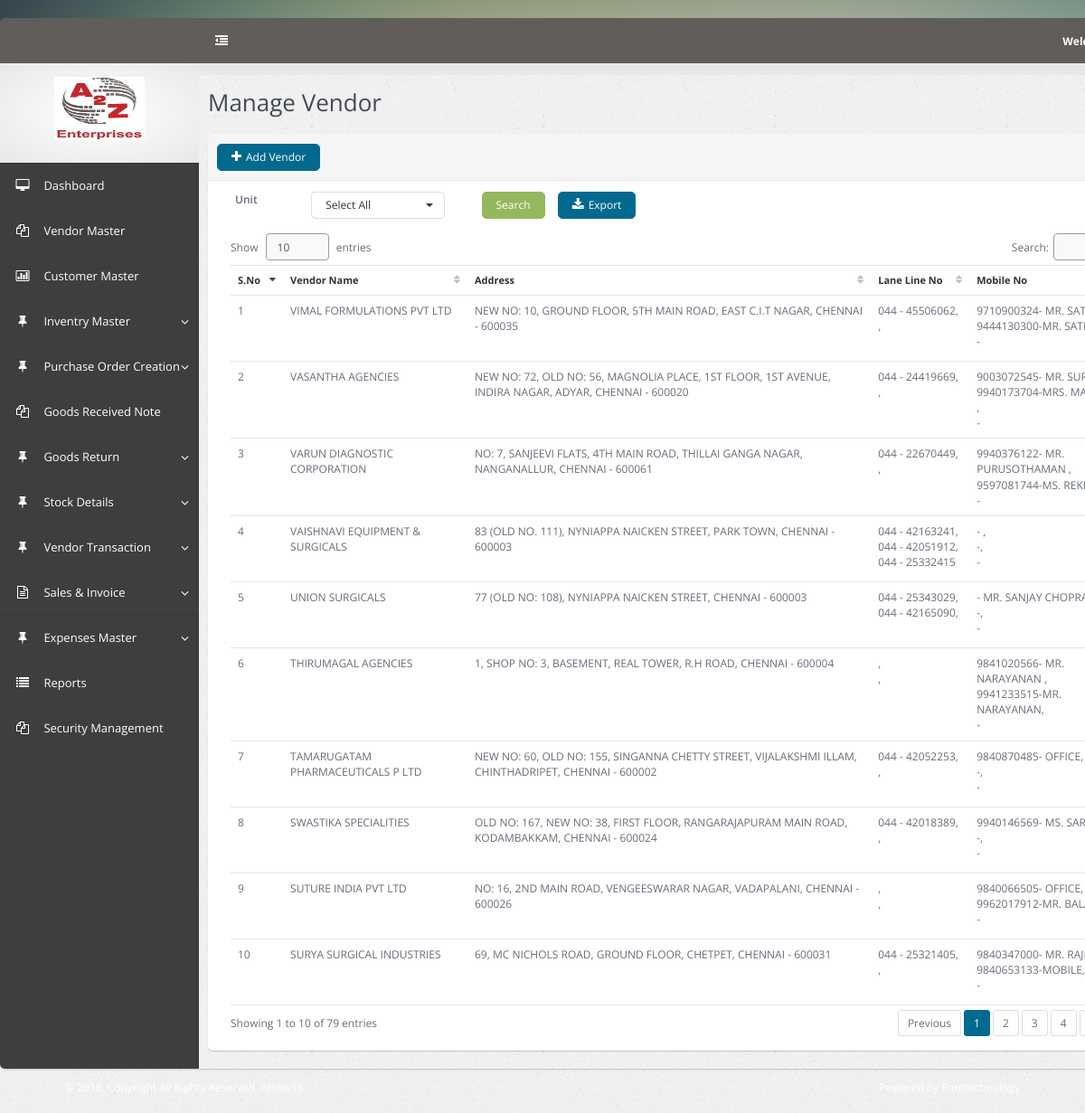
Page /index.php/seller on the committed database.
### tables this page shows
CREATE TABLE IF NOT EXISTS `tbl_vendor` (
  `vendor_id` int(11) NOT NULL AUTO_INCREMENT,
  `vendor_name` varchar(200) DEFAULT NULL,
  `v_period` varchar(200) DEFAULT '0',
  `address` varchar(300) DEFAULT NULL,
  `account_no` varchar(30) DEFAULT NULL,
  `bank_name` varchar(30) DEFAULT NULL,
  `bank_branch` varchar(30) DEFAULT NULL,
  `ifsc_code` varchar(30) DEFAULT NULL,
  `company_panno` varchar(30) DEFAULT NULL,
  `aadhar_no` varchar(30) DEFAULT NULL,
  `reference_det` varchar(50) DEFAULT NULL,
  `email1` varchar(30) DEFAULT NULL,
  `email2` varchar(30) DEFAULT NULL,
  `email3` varchar(30) DEFAULT NULL,
  `website` varchar(30) DEFAULT NULL,
  `lane_line1` varchar(20) DEFAULT NULL,
  `lane_line2` varchar(20) DEFAULT NULL,
  `lane_line3` varchar(20) DEFAULT NULL,
  `mobile_no1` varchar(20) DEFAULT NULL,
  `contact_person1` varchar(30) DEFAULT NULL,
  `mobile_no2` varchar(20) DEFAULT NULL,
  `contact_person2` varchar(30) DEFAULT NULL,
  `mobile_no3` varchar(20) DEFAULT NULL,
  `contact_person3` varchar(30) DEFAULT NULL,
  `dr_reg_no` varchar(30) DEFAULT NULL,
  `reg_id` varchar(30) DEFAULT NULL,
  `gst_no` varchar(30) DEFAULT NULL,
  `tin_no` varchar(30) DEFAULT NULL,
  `cst_no` varchar(30) DEFAULT NULL,
  `drug_lisence1` varchar(30) DEFAULT NULL,
  `drug_lisence2` varchar(30) DEFAULT NULL,
  `tax_type` varchar(20) DEFAULT NULL,
  PRIMARY KEY (`vendor_id`)
);

### application/controllers/Seller.php (called while the page is built, shortened)
<?php
class Seller extends CI_Controller
{
	public function __construct()
	{
		  $this->load->library('session');
		  $this->load->model('Seller_model');
		  $this->load->model('Storage_model');
	 }
	public function index(){
     if($this->input->post())
		{
			$inps = $this->input->post();
		}
		else
		{
			$inps = '';
		}
		$query = $this->Seller_model->get_all_vendor($inps);
		if($query){
			$data['vendor'] =  $query;
		} else {
			$data['vendor'] =  '';
		}
		$data['title'] = 'View All Vendor :: A2Z ';
		$data['inps'] = $inps;
		if($query){
			$data['list'] =  $query;
		} else {
			$data['list'] =  '';
		}
		$this->load->view('sellerlist', $data);
	}
}

### index.php (called while the page is built, shortened)
<?php
require_once BASEPATH.'core/CodeIgniter.php';

### application/helpers/myfunctions_helper.php (called while the page is built, shortened)
<?php
	if (!function_exists('active_link')){
		function active_link($controller) {
			$CI =& get_instance();
			$class = $CI->router->fetch_class();
			return ($class == $controller) ? 'active' : '';
		}
	}

### application/models/Seller_model.php (called while the page is built, shortened)
<?php if ( ! defined('BASEPATH')) exit('No direct script access allowed');
class Seller_model extends CI_Model {
	  function get_all_vendor($inps){
		$this->db->select('*')->from('tbl_vendor');
		 $this->db->order_by('vendor_id','desc');
        $query = $this->db->get();
		return $query->result_array();
	 }
}

### application/views/sellerlist.php (the view, shortened to what this page needs)
<!DOCTYPE html>
<html lang="en">
<head>
<?php $this->load->view('include_css'); ?>
</head>
<body onUnload="return CheckBrowser();">
  <?php $this->load->view('menu_navigation'); ?>
               <div class="page-title">
                    <h2>Manage Vendor</h2>
                </div>
                 <div class="page-content-wrap">
                  <div class="row">
                    <div class="col-md-12">
                      <div class="panel panel-default">
                        <div class="panel-heading">
                          <a href="<?php echo base_url('index.php/Seller/add_vendor'); ?>">
                          <button class="btn btn-primary"><span class="fa fa-plus"></span>Add Vendor</button></a>
                        </div>
                          <form action="<?=$this->config->item('base_url')?>index.php/Seller" method="post" enctype="multipart/form-data" >
                               <div class="col-md-12" style="margin-top: 12px;">
                               <div class="col-md-3">
                                <div class="form-group">
                                    <label class="col-md-4 control-label">Unit</label>
                                    <div class="col-md-8">
                                                        <select id="vendor" name="vendor_id" class="form-control selectpicker"  data-live-search="true" data-live-search-placeholder="Search" data-actions-box="true">
                                                         <option value=''>Select All</option>
                                                            </select>
                                    </div>
                                </div>
                                </div>
                           <div class="col-md-3">
                                <div class="form-group">
                                <div class="col-md-4">
                                        <input type="submit" name="search" class="btn btn-success" value="Search" /></div>
                                      <div class="col-md-4"><button type="submit" name="export" class="btn btn-primary"><span class="fa fa-download"></span>Export</button>
                                    </div>
                                </div>
                                </div>
                            <div class="col-md-12">
                                </div>
                                    </form>
                        <div class="panel-body">
                          <div class="table-responsive">
                            <table class="table datatable">
                             <thead>
                              <tr>
                                <th>S.No</th>
                                <th>Vendor Name</th>
                                <th>Address</th>
                                <th>Lane Line No </th>
                                <th>Mobile No  </th>
                              </tr>
						   </thead>
                        <tbody>
                          <?php if(is_array($vendor) && count($vendor) ) {
                          $cnt=1;
                          foreach($vendor as $loop){
                          ?>
						                   <tr>
    							              <td><?php echo $cnt; $cnt++; ?></td>
                                <td><?php echo strtoupper($loop['vendor_name']) ; ?></td>
                                <td><?php echo strtoupper($loop['address']) ; ?></td>
                                <td><?php echo strtoupper($loop['lane_line1']) ; ?><?php echo ','?><br><?php echo strtoupper($loop['lane_line2']) ; ?><?php echo ','?><br><?php echo strtoupper($loop['lane_line3']) ; ?></td>
                                <td><?php echo strtoupper($loop['mobile_no1']) ; ?>- <?php echo strtoupper($loop['contact_person1']) ; ?><?php echo ','?><br><?php echo strtoupper($loop['mobile_no2']) ; ?>-<?php echo strtoupper($loop['contact_person2'] ) ; ?><?php echo ','?><br><?php echo strtoupper($loop['mobile_no3']) ; ?>-<?php echo strtoupper($loop['contact_person3']) ; ?>
                               </td>
											</tr>
											<?php }} ?>
										</tbody>
                                        </table>
                                    </div>
                                </div>
                            </div>
                          </div>
                    </div>
                    </div>
            </div>
         </div>
     <?php $this->load->view('include_js'); ?>
</body>
</html>

### application/views/include_css.php (shortened to what this page needs)
 <link rel="stylesheet" type="text/css" id="theme" href="<?php echo base_url('assets/css/theme-default.css'); ?>"/>
  <link href="<?php echo base_url('assets/css/bootstrap-select.css'); ?>" rel="stylesheet">
  </head>
<body class="page-container-boxed">

### application/views/menu_navigation.php (shortened to what this page needs)
<?php $session_data = $this->session->all_userdata(); $methodname = $this->router->fetch_method();  $classname= $this->router->fetch_class(); $cls_mtd = $classname.'/'.$methodname;
?>
       <div class="page-container">
        <div class="page-sidebar">
               <ul class="x-navigation">
                   <li class="xn-logo">
                       <a href="<?php echo base_url('index.php/Dashboard'); ?>">A2Z</a>
                   </li>
                   <li class="xn-profile">
                       <div class="profile">
                           <div class="profile-image">
                               <img src="<?php echo base_url() ?>logo/logo.jpg" width="70" height="70">
                           </div>
                       </div>
                   </li>
                   <li class="<?php echo active_link('Dashboard');  ?>">
                       <a href="<?php echo base_url('index.php/Dashboard'); ?>"  data-toggle="tooltip" data-placement="right" data-original-title="Dashboard" ><span class="fa fa-desktop"></span> <span class="xn-text">Dashboard</span></a>
                   </li>
                   <li class="<?php echo active_link('Seller'); ?>">
                       <a href="<?php echo $this->config->item('base_url'); ?>index.php/Seller" data-toggle="tooltip" data-placement="right" data-original-title="Vendor Master"><span class="fa fa-files-o"></span> <span class="xn-text">Vendor Master</span></a>
                   </li>
                   <li class="<?php echo active_link('Customer'); ?>">
                       <a href="<?php echo base_url('index.php/Customer'); ?>" data-toggle="tooltip" data-placement="right" data-original-title="Customer"><span class="fa fa-bar-chart-o"></span> <span class="xn-text">Customer Master</span></a>
                   </li>
                   <li class="xn-openable <?php echo active_link('Product'); ?>">
                       <a href="#"><span class="fa fa-thumb-tack"></span> <span class="xn-text">Inventry Master</span></a>
                   </li>
                    <li class="xn-openable <?php echo active_link('Purchase_create'); ?>">
                       <a href="#"><span class="fa fa-thumb-tack"></span> <span class="xn-text">Purchase Order Creation</span></a>
                   </li>
                   <li class="<?=($cls_mtd=='Stock/index')?'active':''?>">
                       <a href="<?php echo base_url('index.php/Stock'); ?>" data-toggle="tooltip" data-placement="right" data-original-title="Goods Received Note"><span class="fa fa-files-o"></span> <span class="xn-text">Goods Received Note</span></a>
                   </li>
                   <li class="xn-openable <?php echo active_link('Return'); ?>">
                       <a href="#"><span class="fa fa-thumb-tack"></span> <span class="xn-text">Goods Return</span></a>
                   </li>
                    <li class="xn-openable <?php echo active_link('Stocklist'); ?>">
                       <a href="#"><span class="fa fa-thumb-tack"></span> <span class="xn-text">Stock Details</span></a>
                   </li>
                   <li class="xn-openable <?php echo active_link('Payment'); ?>">
                       <a href="#"><span class="fa fa-thumb-tack"></span> <span class="xn-text">Vendor Transaction</span></a>
                   </li>
                   <li class="xn-openable <?php echo active_link('Sales'); ?>">
                       <a href="#"><span class="fa fa-file-text-o"></span> <span class="xn-text">Sales & Invoice</span></a>
                   </li>
                   <li class="xn-openable <?php echo active_link('Expenses_master'); ?>">
                       <a href="#"><span class="fa fa-thumb-tack"></span> <span class="xn-text">Expenses Master</span></a>
                   </li>
                   <li class="<?php echo active_link('Reports'); ?>">
                       <a href="#"><span class="fa fa-list"></span> <span class="xn-text">Reports</span></a>
                   </li>
                       <li><a href="<?php echo base_url('index.php/Employee'); ?>" data-toggle="tooltip" data-placement="right" data-original-title="Employee"><span class="fa fa-files-o"></span> <span class="xn-text">Security Management</span></a></li>
               </ul>
           </div>
           <div class="page-content">
               <ul class="x-navigation x-navigation-horizontal x-navigation-panel">
                   <li class="xn-icon-button">
                       <a href="#" class="x-navigation-minimize"><span class="fa fa-dedent"></span></a>
                   </li>
                   <li class="pull-right" style="color:#fff; font-weight:bold; padding:1.5% 2% 0 0 ">
                       <div class="">Welcome <?php echo $session_data['name']; ?> |
(<?php if($session_data['user_type'] == 1){echo "Admin";}else{ echo "user";}; ?>)</span></div>
                   </li>
               </ul>
               <ul class="breadcrumb">
               </ul>

### application/views/include_js.php (shortened to what this page needs)
<p class="pull-right" style="color:#fff; margin:1% 6% 0 0">Powered by  Ramtechnology</p>
<p class="pull-Left" style="color:#fff; margin:1% 0 0 6%">&copy; <?php echo date('Y'); ?>. Copyright All Rights Reserved. Arrow18</p>

### rows in the picture
tbl_vendor: vendor_name "VIMAL FORMULATIONS PVT LTD", address "NEW NO: 10, GROUND FLOOR, 5TH MAIN ROAD, EAST C.I.T NAGAR, CHENNAI - 600035", lane_line1 "044 - 45506062", mobile_no1 "9710900324", contact_person1 "MR.…", mobile_no2 "9444130300", contact_person2 "MR.…"
tbl_vendor: vendor_name "VASANTHA AGENCIES", address "NEW NO: 72, OLD NO: 56, MAGNOLIA PLACE, 1ST FLOOR, 1ST AVENUE, INDIRA NAGAR, ADYAR, CHENNAI - 600020", lane_line1 "044 - 24419669", mobile_no1 "9003072545", contact_person1 "MR.…", mobile_no2 "9940173704", contact_person2 "MRS.…"
tbl_vendor: vendor_name "VARUN DIAGNOSTIC CORPORATION", address "NO: 7, SANJEEVI FLATS, 4TH MAIN ROAD, THILLAI GANGA NAGAR, NANGANALLUR, CHENNAI - 600061", lane_line1 "044 - 22670449", mobile_no1 "9940376122", contact_person1 "MR. PURUSOTHAMAN", mobile_no2 "9597081744", contact_person2 "MS.…"
tbl_vendor: vendor_name "VAISHNAVI EQUIPMENT & SURGICALS", address "83 (OLD NO. 111), NYNIAPPA NAICKEN STREET, PARK TOWN, CHENNAI - 600003", lane_line1 "044 - 42163241", lane_line2 "044 - 42051912", lane_line3 "044 - 25332415"
tbl_vendor: vendor_name "UNION SURGICALS", address "77 (OLD NO: 108), NYNIAPPA NAICKEN STREET, CHENNAI - 600003", lane_line1 "044 - 25343029", lane_line2 "044 - 42165090", contact_person1 "MR. SANJAY…"
tbl_vendor: vendor_name "THIRUMAGAL AGENCIES", address "1, SHOP NO: 3, BASEMENT, REAL TOWER, R.H ROAD, CHENNAI - 600004", mobile_no1 "9841020566", contact_person1 "MR. NARAYANAN", mobile_no2 "9941233515", contact_person2 "MR. NARAYANAN"
tbl_vendor: vendor_name "TAMARUGATAM PHARMACEUTICALS P LTD", address "NEW NO: 60, OLD NO: 155, SINGANNA CHETTY STREET, VIJALAKSHMI ILLAM, CHINTHADRIPET, CHENNAI - 600002", lane_line1 "044 - 42052253", mobile_no1 "9840870485", contact_person1 "OFFICE"
tbl_vendor: vendor_name "SWASTIKA SPECIALITIES", address "OLD NO: 167, NEW NO: 38, FIRST FLOOR, RANGARAJAPURAM MAIN ROAD, KODAMBAKKAM, CHENNAI - 600024", lane_line1 "044 - 42018389", mobile_no1 "9940146569", contact_person1 "MS.…"
tbl_vendor: vendor_name "SUTURE INDIA PVT LTD", address "NO: 16, 2ND MAIN ROAD, VENGEESWARAR NAGAR, VADAPALANI, CHENNAI - 600026", mobile_no1 "9840066505", contact_person1 "OFFICE", mobile_no2 "9962017912", contact_person2 "MR.…"
tbl_vendor: vendor_name "SURYA SURGICAL INDUSTRIES", address "69, MC NICHOLS ROAD, GROUND FLOOR, CHETPET, CHENNAI - 600031", lane_line1 "044 - 25321405", mobile_no1 "9840347000", contact_person1 "MR.…", mobile_no2 "9840653133", contact_person2 "MOBILE"
